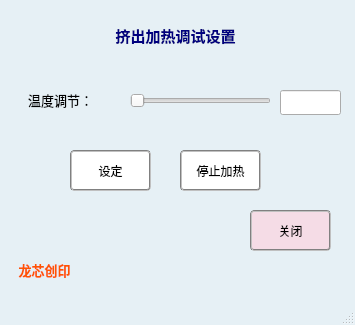
<?xml version="1.0" encoding="UTF-8"?>
<ui version="4.0">
 <class>Fire_e_window</class>
 <widget class="QMainWindow" name="Fire_e_window">
  <property name="geometry">
   <rect>
    <x>0</x>
    <y>0</y>
    <width>355</width>
    <height>325</height>
   </rect>
  </property>
  <property name="windowTitle">
   <string>MainWindow</string>
  </property>
  <property name="styleSheet">
   <string notr="true">#Fire_e_window{background-color: rgb(230, 240, 245);}</string>
  </property>
  <widget class="QWidget" name="centralwidget">
   <widget class="QPushButton" name="Fire_e_close_button">
    <property name="geometry">
     <rect>
      <x>250</x>
      <y>210</y>
      <width>81</width>
      <height>41</height>
     </rect>
    </property>
    <property name="styleSheet">
     <string notr="true">border:2px groove gray;border-radius:
4px;padding:2px 4px;
background-color: rgb(245, 220, 230);</string>
    </property>
    <property name="text">
     <string>关闭</string>
    </property>
   </widget>
   <widget class="QLabel" name="label">
    <property name="geometry">
     <rect>
      <x>20</x>
      <y>90</y>
      <width>81</width>
      <height>21</height>
     </rect>
    </property>
    <property name="font">
     <font>
      <family>微软雅黑</family>
     </font>
    </property>
    <property name="text">
     <string>&lt;html&gt;&lt;head/&gt;&lt;body&gt;&lt;p align=&quot;center&quot;&gt;&lt;span style=&quot; font-size:10pt; color:#000000;&quot;&gt;温度调节：&lt;/span&gt;&lt;/p&gt;&lt;/body&gt;&lt;/html&gt;</string>
    </property>
   </widget>
   <widget class="QLineEdit" name="lineEdit">
    <property name="geometry">
     <rect>
      <x>280</x>
      <y>90</y>
      <width>61</width>
      <height>25</height>
     </rect>
    </property>
   </widget>
   <widget class="QLabel" name="label_4">
    <property name="geometry">
     <rect>
      <x>100</x>
      <y>10</y>
      <width>151</width>
      <height>51</height>
     </rect>
    </property>
    <property name="font">
     <font>
      <family>黑体</family>
     </font>
    </property>
    <property name="text">
     <string>&lt;html&gt;&lt;head/&gt;&lt;body&gt;&lt;p align=&quot;center&quot;&gt;&lt;span style=&quot; font-size:11pt; font-weight:700; color:#00007f;&quot;&gt;挤出加热调试设置&lt;/span&gt;&lt;/p&gt;&lt;/body&gt;&lt;/html&gt;</string>
    </property>
   </widget>
   <widget class="QSlider" name="horizontalSlider">
    <property name="geometry">
     <rect>
      <x>130</x>
      <y>90</y>
      <width>141</width>
      <height>22</height>
     </rect>
    </property>
    <property name="maximum">
     <number>200</number>
    </property>
    <property name="pageStep">
     <number>10</number>
    </property>
    <property name="orientation">
     <enum>Qt::Horizontal</enum>
    </property>
   </widget>
   <widget class="QPushButton" name="start_button">
    <property name="geometry">
     <rect>
      <x>70</x>
      <y>150</y>
      <width>81</width>
      <height>41</height>
     </rect>
    </property>
    <property name="styleSheet">
     <string notr="true">border:2px groove gray;border-radius:
4px;padding:2px 4px;
background-color: rgb(255, 255, 255);</string>
    </property>
    <property name="text">
     <string>设定</string>
    </property>
   </widget>
   <widget class="QPushButton" name="stop_button">
    <property name="geometry">
     <rect>
      <x>180</x>
      <y>150</y>
      <width>81</width>
      <height>41</height>
     </rect>
    </property>
    <property name="styleSheet">
     <string notr="true">border:2px groove gray;border-radius:
4px;padding:2px 4px;
background-color: rgb(255, 255, 255);</string>
    </property>
    <property name="text">
     <string>停止加热</string>
    </property>
   </widget>
   <widget class="QLabel" name="label_2">
    <property name="geometry">
     <rect>
      <x>0</x>
      <y>210</y>
      <width>81</width>
      <height>51</height>
     </rect>
    </property>
    <property name="styleSheet">
     <string notr="true">border-image: url(:/one.png);</string>
    </property>
    <property name="text">
     <string/>
    </property>
   </widget>
   <widget class="QLabel" name="label_3">
    <property name="geometry">
     <rect>
      <x>10</x>
      <y>260</y>
      <width>69</width>
      <height>19</height>
     </rect>
    </property>
    <property name="text">
     <string>&lt;html&gt;&lt;head/&gt;&lt;body&gt;&lt;p align=&quot;center&quot;&gt;&lt;span style=&quot; font-size:10pt; font-weight:700; color:#ff5500;&quot;&gt;龙芯创印&lt;/span&gt;&lt;/p&gt;&lt;/body&gt;&lt;/html&gt;</string>
    </property>
   </widget>
  </widget>
  <widget class="QMenuBar" name="menubar">
   <property name="geometry">
    <rect>
     <x>0</x>
     <y>0</y>
     <width>355</width>
     <height>25</height>
    </rect>
   </property>
  </widget>
  <widget class="QStatusBar" name="statusbar"/>
 </widget>
 <resources/>
 <connections/>
</ui>
